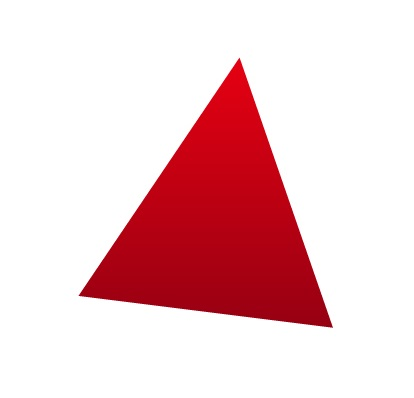
#> input picture OpenCV/Day 4/img/tri.jpg, 414 x 398 px, found by its file name
$ jupyter execute 'Open CV_0108(강의)-Copy2.ipynb'   (older library calls are emulated)
#> lines starting #> are read from the running program, lines starting #| are printed output that depends on the picture; after the words box and inside, x2 and y2 are one past the last pixel; in counts of white or black regions, pixels touching at a corner belong together
#### 버전문제로 실행이 안되어 버전 변경 필요
- pip install opencv-python==3.4.2.16
- pip install opencv-contrib-python==3.4.2.16

두가지 명령어를 각각 수행

[cell 1]
import cv2
print(cv2.__version__)

#### 이전코드 오류해결
- contours, _ = cv2.findContours(th, cv2.RETR_EXTERNAL,  cv2.CHAIN_APPROX_SIMPLE) [opencv 4]
-   _ , contours, _ = cv2.findContours(th, cv2.RETR_EXTERNAL,  cv2.CHAIN_APPROX_SIMPLE) [opencv 3]

### 도형검출
    - 코드 전체적인 설명 필요
    - approx 인덱싱, 그려지는 것 설명 필요
    - 입실론이 달라질 때 꼭지점 개수 적어지는 것 설명하기
    - tri.jpg 이미지 제공하기

[cell 2]
import cv2

img_color = cv2.imread("img/tri.jpg", cv2.IMREAD_COLOR)
#> img_color is the input picture: shape (398, 414, 3); mean B, G, R 207.6, 204.1, 239.8
cv2.imshow('result', img_color)
cv2.waitKey(0)

img_gray = cv2.cvtColor(img_color, cv2.COLOR_BGR2GRAY)
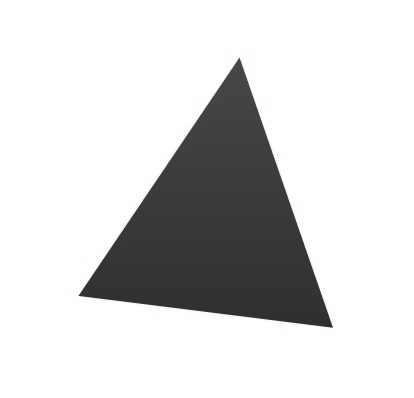
#> img_gray: shape (398, 414); min 43, max 255, mean 215.2
cv2.imshow('result', img_gray)
cv2.waitKey(0)

ret,img_binary = cv2.threshold(img_gray, 127, 255, cv2.THRESH_BINARY_INV)
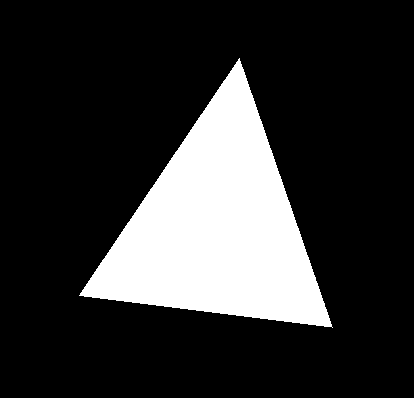
#> img_binary: shape (398, 414); 19.9% white; 1 white region
cv2.imshow('result', img_binary)
cv2.waitKey(0)

_, contours, hierarchy = cv2.findContours(img_binary, cv2.RETR_EXTERNAL, cv2.CHAIN_APPROX_SIMPLE)
#> contours = 1 contour; box (x1, y1, x2, y2) and area: (79, 58, 333, 328) 32422


for cnt in contours:
    size = len(cnt)
    print(size)

    epsilon = 0.005 * cv2.arcLength(cnt, True)
    approx = cv2.approxPolyDP(cnt, epsilon, True)

    size = len(approx)
    print(size)

    #cv2.approxPolyDP결과로 출력되는 좌표 선하나씩 출력해보기
    cv2.line(img_color, tuple(approx[0][0]), tuple(approx[1][0]), (0, 255, 0), 3)
    print(approx[0][0])
    print(approx[1][0])
    cv2.imshow('result', img_color)
    cv2.waitKey(0)

    cv2.line(img_color, tuple(approx[1][0]), tuple(approx[2][0]), (0, 255, 0), 3)
    print(approx[1][0])
    print(approx[2][0])
    cv2.imshow('result', img_color)
    cv2.waitKey(0)


    cv2.line(img_color, tuple(approx[0][0]), tuple(approx[2][0]), (0, 255, 0), 3)
    print(approx[0][0])
    print(approx[2][0])
    cv2.putText(img_color, str(size), (30,30), cv2.FONT_HERSHEY_SIMPLEX, 1, (0, 0, 0), 3, 8)
    cv2.imshow('result', img_color)
    cv2.waitKey(0)
#> this loop made 1 pass
#> (epsilon, approx) on pass 1: (4.39, [[239, 58], [79, 295], [332, 327]])
#| 405
#| 3
#| [239  58]
#| [ 79 295]
#| [ 79 295]
#| [332 327]
#| [239  58]
#| [332 327]

    #궁금하니까 출력해보기
print(approx[:,:,:])
#| [[[239  58]]
#|  [[ 79 295]]
#|  [[332 327]]]


# 일반화
#     cv2.line(img_color, tuple(approx[0][0]), tuple(approx[size-1][0]), (0, 255, 0), 3)
#     for k in range(size-1):
#         cv2.line(img_color, tuple(approx[k][0]), tuple(approx[k+1][0]), (0, 255, 0), 3)

cv2.waitKey(0)
cv2.destroyAllWindows()

### 예제

### 문서 스캐너 구현

[cell 3]
import cv2
import numpy as np
import matplotlib.pyplot as plt

# 이미지 읽기
img = cv2.imread('../img/paper.jpg')
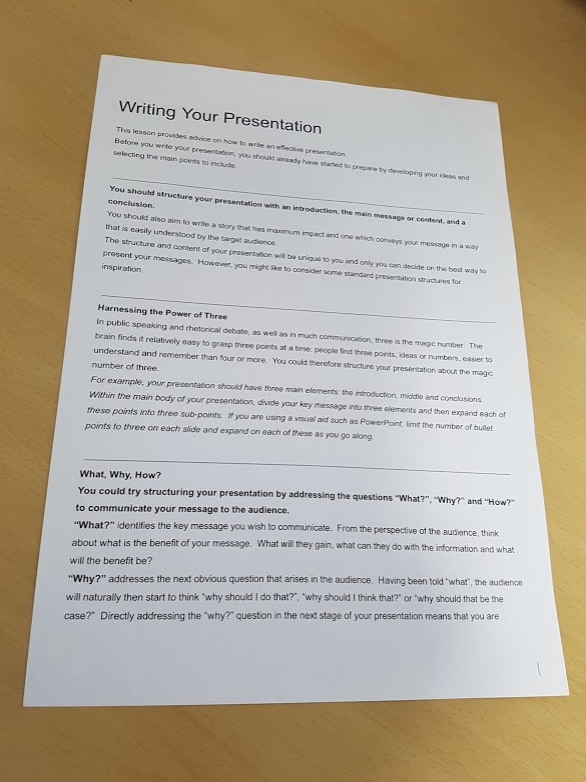
#> input picture OpenCV/Day 4/img/paper.jpg, 586 x 782 px, found by its file name
#> img is the input picture: shape (782, 586, 3); mean B, G, R 152.7, 169.1, 178.7
# plt.imshow(img, 'gray')

# 그레이스 스케일 변환 및 케니 엣지
gray = cv2.cvtColor(img, cv2.COLOR_BGR2GRAY)
canny = cv2.Canny(img, 100, 200)
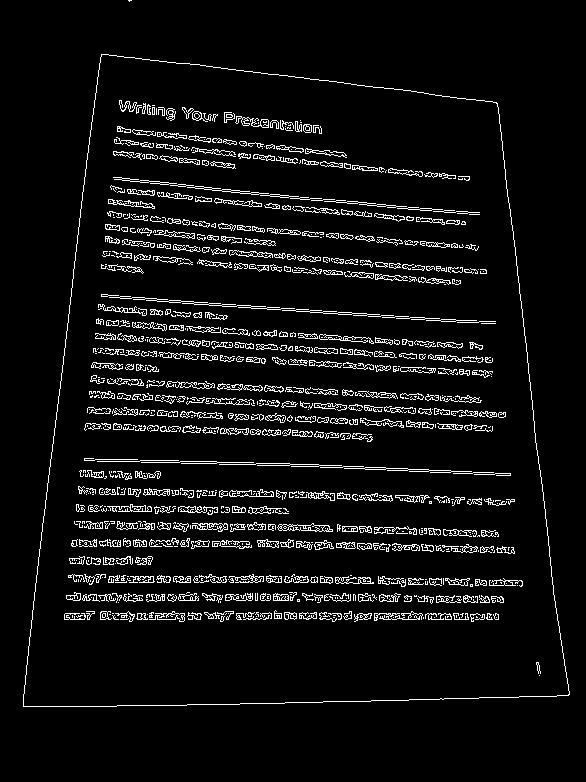
#> canny: shape (782, 586); 6.2% white in thin lines or dots, all inside (x1, y1, x2, y2) = (23, 0, 570, 707)
points = cv2.cvtColor(img, cv2.COLOR_BGR2RGB)

# 컨투어 찾기
contoured_img, contours, hierarchy = cv2.findContours(canny, cv2.RETR_LIST, cv2.CHAIN_APPROX_SIMPLE)
#> contours = 1769 contours, 1353 with area under 20; largest, box (x1, y1, x2, y2) and area: (23, 54, 570, 707) 294478, (23, 54, 570, 707) 294474, (277, 523, 333, 532) 276, (229, 250, 273, 258) 158, (192, 523, 228, 532) 155
contours = sorted(contours, key = cv2.contourArea, reverse=True)[:5]
#> contours = 5 contours; box (x1, y1, x2, y2) and area: (23, 54, 570, 707) 294478, (23, 54, 570, 707) 294474, (277, 523, 333, 532) 276, (229, 250, 273, 258) 158, (192, 523, 228, 532) 155

for c in contours:
    peri = cv2.arcLength(c, True)
    approx = cv2.approxPolyDP(c, 0.02*peri, True)

    if len(approx) == 4:
        screenCnt = approx
        break
#> this loop made 1 pass
#> (peri, screenCnt) on pass 1: (2273.2, [[101, 54], [23, 706], [568, 695], [497, 103]])
print('Step : find contours of Paper')

cv2.drawContours(points, [screenCnt], -1, (0, 255, 0), 3)
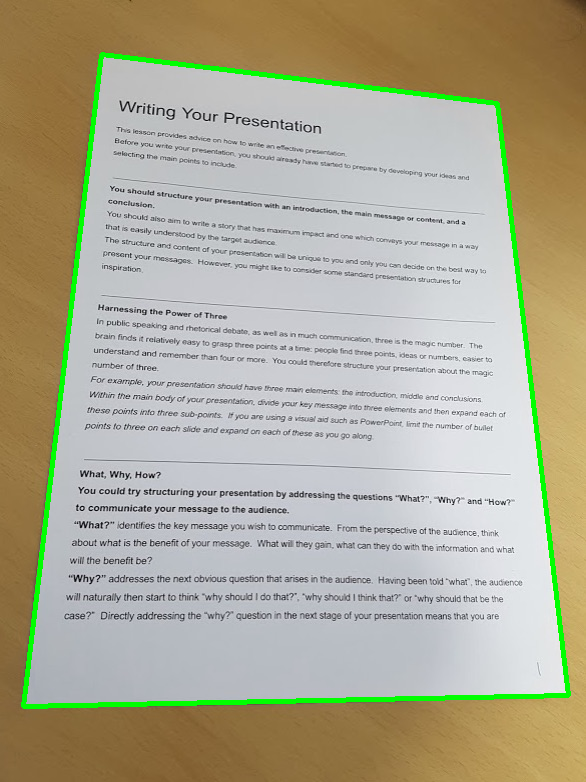
#> points: shape (782, 586, 3); mean R, G, B 174.3, 171, 148.9
plt.imshow(points)
plt.show()

def get_points(pts):
    rect = np.zeros((4,2), dtype='float32')

    s = pts.sum(axis=1)
#> s = [155, 729, 1263, 600]

    rect[0] = pts[np.argmin(s)]
    rect[2] = pts[np.argmax(s)]

    diff = np.diff(pts, axis=1)
#> diff = [-47, 683, 127, -394]
    rect[1] = pts[np.argmin(diff)]
    rect[3] = pts[np.argmax(diff)]

    return rect

# 컨투어들 중에 영역 크기 순으로 정렬
rect = get_points(screenCnt.reshape(4,2))
#> rect = [[101, 54], [497, 103], [568, 695], [23, 706]]
(topLeft, topRight, bottomRight, bottomLeft) = rect
#> topLeft = [101, 54]; topRight = [497, 103]; bottomRight = [568, 695]; bottomLeft = [23, 706]
print(rect)
#| [[101.  54.]
#|  [497. 103.]
#|  [568. 695.]
#|  [ 23. 706.]]

w1 = abs(bottomRight[0] - bottomLeft[0])
#> w1 = 545
w2 = abs(topRight[0] - topLeft[0])
#> w2 = 396
h1 = abs(topRight[1] - bottomRight[1])
#> h1 = 592
h2 = abs(topLeft[1] - bottomLeft[1])
#> h2 = 652

Width = max([w1, w2])
#> Width = 545
Height = max([h1, h2])
#> Height = 652

dst = np.float32([[0,0], [Width - 1,0], [Width - 1, Height - 1], [0, Height - 1]])
#> dst = [[0, 0], [544, 0], [544, 651], [0, 651]]
print(dst)
#| [[  0.   0.]
#|  [544.   0.]
#|  [544. 651.]
#|  [  0. 651.]]

rows = 500
cols = 600
dst2 = np.float32([[0,0], [0,rows], [cols, 0], [cols,rows]])
# # 좌표 4개 중 상하좌우 찾기 ---②
# gray = np.float32(gray)
# corner = cv2.cornerHarris(gray, 2, 3, 0.04) # 2, 3, 0.04는 바꿀 수 있는 인자들입니다.
# corner = cv2.dilate(corner, None, iterations=6) # 꼭짓점을 표시하기 위해 확장 (dilate) 연산을 합니다.

# points[corner>0.01*corner.max()]=[255, 0, 0] # 꼭짓점이 빨간색 점으로 그림에 표시됩니다


# plt.imshow(points)


# 변환 전 4개 좌표


# 변환 후 영상에 사용할 서류의 폭과 높이 계산 ---③


# 변환 후 4개 좌표


# 변환 행렬 계산
#---③ 원근 변환 행렬 계산
mtrx = cv2.getPerspectiveTransform(rect, dst)
#> mtrx = [[1.24, 0.148, -132.9], [-0.171, 1.38, -57.28], [-0.000293, 0.00058, 1]]
#---④ 원근 변환 적용
warped = cv2.warpPerspective(img, mtrx, (Width, Height))
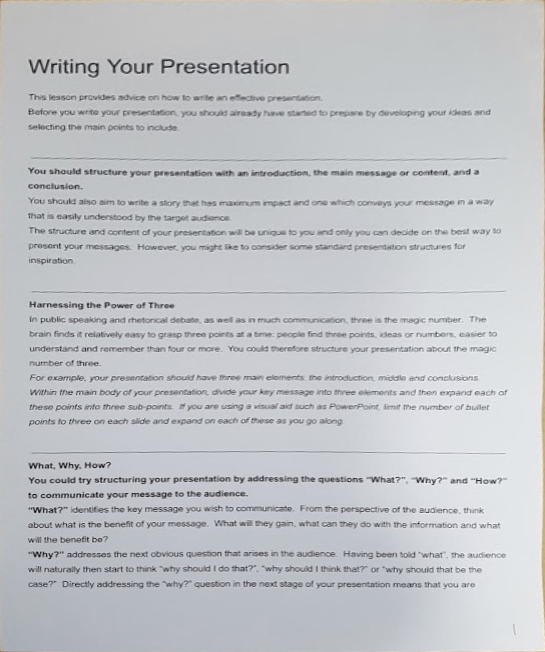
#> warped: shape (652, 545, 3); mean B, G, R 199, 195.2, 192.9

plt.imshow(warped)
plt.show()

# 원근 변환 적용

### 유사도 측정방법

[cell 4]
import cv2
import numpy as np
import glob

# 영상 읽기 및 표시
img = cv2.imread('../img/pistol.jpg')
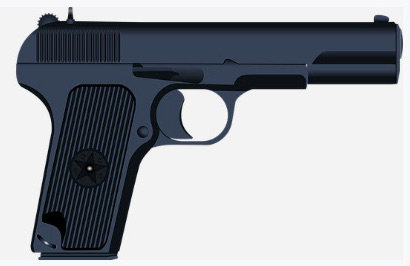
#> input picture OpenCV/Day 4/img/pistol.jpg, 410 x 266 px, found by its file name
#> img is the input picture: shape (266, 410, 3); mean B, G, R 168.5, 163, 159.5
cv2.imshow('query', img)

# 비교할 영상들이 있는 경로 ---①
search_dir = '../img/101_ObjectCategories'

# 이미지를 16x16 크기의 평균 해쉬로 변환 ---②
def img2hash(img):
    gray = cv2.cvtColor(img, cv2.COLOR_BGR2GRAY)
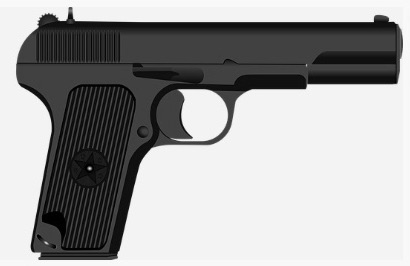
#> gray: shape (266, 410); min 0, max 255, mean 162.6
    gray = cv2.resize(gray, (16, 16))
    avg = gray.mean()
#> avg = 157.2
    bi = 1 * (gray > avg)
    return bi

# 해밍거리 측정 함수 ---③
def hamming_distance(a, b):
    a = a.reshape(1,-1) # "-1" 자동으로 차원선정
    b = b.reshape(1,-1)

    # 같은 자리의 값이 서로 다른 것들의 합
    distance = (a !=b).sum()
#     print((a!=b))
    return distance

# 권총 영상의 해쉬 구하기 ---④
query_hash = img2hash(img)

# 이미지 데이타 셋 디렉토리의 모든 영상 파일 경로 ---⑤
img_path = glob.glob(search_dir+'/**/*.jpg')
for path in img_path:
    # 데이타 셋 영상 한개 읽어서 표시 ---⑥
    img = cv2.imread(path)
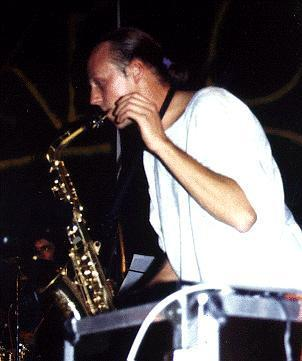
#> input picture OpenCV/img/101_ObjectCategories/BACKGROUND_Google/image_0268.jpg, 302 x 361 px
#> img is the input picture: shape (361, 302, 3); mean B, G, R 82.5, 80.9, 87.5
    cv2.imshow('searching...', img)
    cv2.waitKey(5)
    # 데이타 셋 영상 한개의 해시  ---⑦
    a_hash = img2hash(img)
#> in img2hash (call 2), `gray = cv2.cvtColor(img, cv2.COLOR_BGR2GRAY)`:
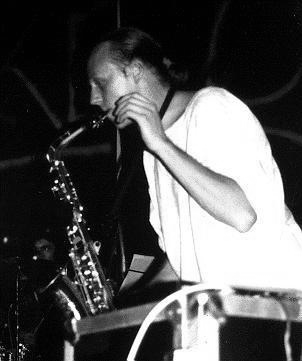
#> gray: shape (361, 302); min 0, max 255, mean 83.1
#> in img2hash (call 2), `avg = gray.mean()`: avg = 82.88
    # 해밍 거리 산출 ---⑧
    dst = hamming_distance(query_hash, a_hash)
#> in hamming_distance, `distance = (a !=b).sum()`: distance = 97
#> dst = 97
    if dst/256 < 0.25: # 해밍거리 25% 이내만 출력 ---⑨
        print(path, dst/256)
        cv2.imshow(path, img)

    break
cv2.destroyWindow('searching...')
cv2.waitKey(0)
cv2.destroyAllWindows()
